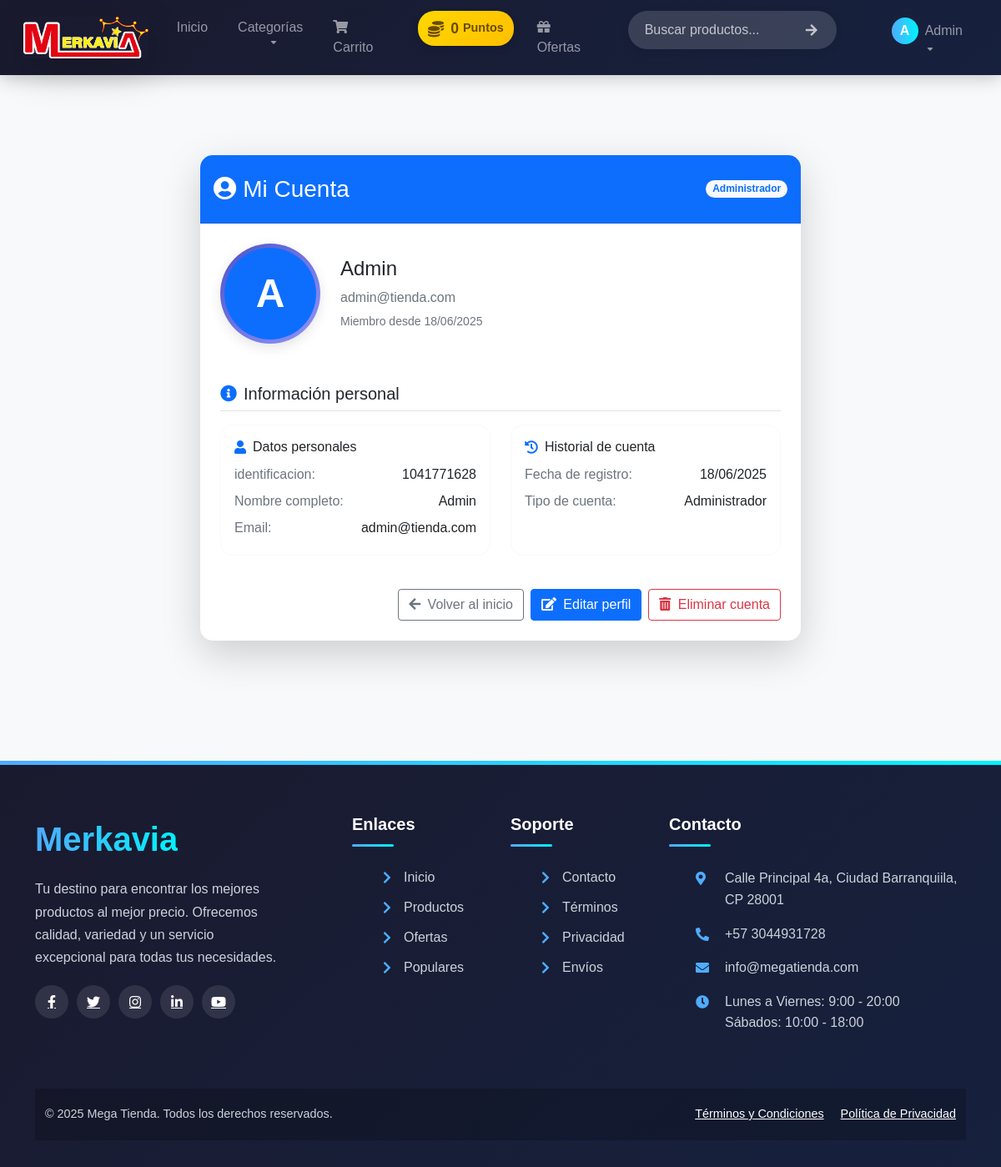
The page /perfil (signed in) on the database its author committed.
### models.py (models this page shows, shortened)
class Usuario(db.Model):
    id = db.Column(db.Integer, primary_key=True)
    nombre = db.Column(db.String(100), nullable=False)
    email = db.Column(db.String(100), unique=True, nullable=False)
    identificacion = db.Column(db.String(12), unique=True, nullable=False)
    password = db.Column(db.String(200), nullable=False)
    es_admin = db.Column(db.Boolean, default=False)
    fecha_registro = db.Column(db.DateTime, default=datetime.utcnow)
    activo = db.Column(db.Boolean, default=True)
    puntos = db.Column(db.Integer, default=0)

### app.py (the view)
@app.route('/perfil')
def perfil():
    if 'usuario_id' not in session:
        flash('Debes iniciar sesion para ver tu perfil', 'danger')
        return redirect(url_for('index') + '#loginModal')
    usuario = Usuario.query.get_or_404(session['usuario_id'])
    return render_template('usuario/perfil.html', usuario=usuario)

### templates/usuario/perfil.html (shortened to what this page needs)
{% extends 'usuario/base.html' %}
{% block content %}
<div class="container py-5">
    <div class="row justify-content-center">
        <div class="col-lg-8">
            <div class="card border-0 shadow-lg mb-5">
                <div class="card-header bg-primary text-white py-4">
                    <div class="d-flex justify-content-between align-items-center">
                        <h1 class="h3 mb-0"><i class="fas fa-user-circle me-2"></i>Mi Cuenta</h1>
                        <span class="badge bg-light text-primary rounded-pill">
                            {% if usuario.es_admin %}
                                Administrador
                            {% else %}
                                Cliente
                            {% endif %}
                        </span>
                    </div>
                </div>
                <div class="card-body p-4">
                    <div class="d-flex flex-column flex-md-row align-items-center mb-5">
                        <div class="avatar-circle mb-4 mb-md-0">
                            <div class="avatar-content bg-primary text-white">
                                {{ usuario.nombre[0] }}
                            </div>
                        </div>
                        <div class="ms-md-4">
                            <h2 class="h4 mb-2">{{ usuario.nombre }}</h2>
                            <p class="text-muted mb-1">{{ usuario.email }}</p>
                            <small class="text-muted">
                                Miembro desde {{ usuario.fecha_registro.strftime('%d/%m/%Y') }}
                            </small>
                        </div>
                    </div>
                    <div class="mb-4">
                        <h3 class="h5 mb-3 border-bottom pb-2">
                            <i class="fas fa-info-circle me-2 text-primary"></i>Información personal
                        </h3>
                        <div class="row">
                            <div class="col-md-6 mb-3">
                                <div class="card border-light h-100">
                                    <div class="card-body">
                                        <div class="d-flex align-items-center mb-2">
                                            <i class="fas fa-user text-primary me-2"></i>
                                            <h4 class="h6 mb-0">Datos personales</h4>
                                        </div>
                                        <ul class="list-group list-group-flush">
                                            <li class="list-group-item border-0 px-0 py-1">
                                                <div class="d-flex justify-content-between">
                                                    <span class="text-muted">identificacion:</span>
                                                    <span class="fw-medium">{{ usuario.identificacion }}</span>
                                                </div>
                                            </li>
                                            <li class="list-group-item border-0 px-0 py-1">
                                                <div class="d-flex justify-content-between">
                                                    <span class="text-muted">Nombre completo:</span>
                                                    <span class="fw-medium">{{ usuario.nombre }}</span>
                                                </div>
                                            </li>
                                            <li class="list-group-item border-0 px-0 py-1">
                                                <div class="d-flex justify-content-between">
                                                    <span class="text-muted">Email:</span>
                                                    <span class="fw-medium">{{ usuario.email }}</span>
                                                </div>
                                            </li>
                                        </ul>
                                    </div>
                                </div>
                            </div>
                            <div class="col-md-6 mb-3">
                                <div class="card border-light h-100">
                                    <div class="card-body">
                                        <div class="d-flex align-items-center mb-2">
                                            <i class="fas fa-history text-primary me-2"></i>
                                            <h4 class="h6 mb-0">Historial de cuenta</h4>
                                        </div>
                                        <ul class="list-group list-group-flush">
                                            <li class="list-group-item border-0 px-0 py-1">
                                                <div class="d-flex justify-content-between">
                                                    <span class="text-muted">Fecha de registro:</span>
                                                    <span class="fw-medium">{{ usuario.fecha_registro.strftime('%d/%m/%Y') }}</span>
                                                </div>
                                            </li>
                                            <li class="list-group-item border-0 px-0 py-1">
                                                <div class="d-flex justify-content-between">
                                                    <span class="text-muted">Tipo de cuenta:</span>
                                                    <span class="fw-medium">
                                                        {% if usuario.es_admin %}Administrador{% else %}Cliente{% endif %}
                                                    </span>
                                                </div>
                                            </li>
                                        </ul>
                                    </div>
                                </div>
                            </div>
                        </div>
                    </div>
                    <div class="d-grid gap-2 d-md-flex justify-content-md-end mt-4">
                        <a href="{{ url_for('index') }}" class="btn btn-outline-secondary">
                            <i class="fas fa-arrow-left me-1"></i> Volver al inicio
                        </a>
                        <button type="button" class="btn btn-primary" data-bs-toggle="modal" data-bs-target="#editarPerfilModal">
                            <i class="fas fa-edit me-1"></i> Editar perfil
                        </button>
                        <button type="button" class="btn btn-outline-danger" data-bs-toggle="modal" data-bs-target="#eliminarCuentaModal">
                            <i class="fas fa-trash-alt me-1"></i> Eliminar cuenta
                        </button>
                    </div>
                </div>
            </div>
        </div>
    </div>
</div>
{% endblock %}

### templates/usuario/base.html (shortened to what this page needs)
<!DOCTYPE html>
<html lang="es">
<head>
    <link href="https://cdn.jsdelivr.net/npm/bootstrap@5.1.3/dist/css/bootstrap.min.css" rel="stylesheet">
    <link href="https://cdnjs.cloudflare.com/ajax/libs/font-awesome/5.15.4/css/all.min.css" rel="stylesheet">
    <link href="https://cdnjs.cloudflare.com/ajax/libs/animate.css/4.1.1/animate.min.css" rel="stylesheet">
    <link href="{{ url_for('static', filename='css/styles.css') }}" rel="stylesheet">
</head>
<body>
    <nav class="navbar navbar-expand-lg navbar-dark sticky-top">
        <div class="container-fluid">
            <a class="navbar-brand" href="{{ url_for('index') }}">
                <img src="{{ url_for('static', filename='img/logo2.png') }}" alt="Tienda Online" class="img-fluid imgnav rounded-4 shadow-lg">
            </a>
            <div class="collapse navbar-collapse" id="navbarNav">
                <ul class="navbar-nav ms-auto">
                    <li class="nav-item">
                        <a class="nav-link" href="{{ url_for('index') }}">Inicio</a>
                    </li>
                    <li class="nav-item dropdown">
                        <a class="nav-link dropdown-toggle" href="#" id="navbarDropdown" role="button" data-bs-toggle="dropdown" aria-expanded="false">
                            Categorías
                        </a>
                    </li>
                    <li class="nav-item">
                        <a class="nav-link" href="{{ url_for('ver_carrito') }}">
                            <i class="fas fa-shopping-cart me-1"></i> Carrito
                        </a>
                    </li>
                    {% if 'usuario_id' in session and puntos_usuario is not none %}
                    <li class="nav-item puntos-container">
                        <div class="puntos-display animate__animated animate__pulse" title="Tus puntos de recompensa">
                            <i class="fas fa-coins"></i>
                            <span class="puntos-count">{{ puntos_usuario }}</span>
                            <span class="puntos-text">Puntos</span>
                        </div>
                    </li>
                    {% endif %}
                    <li class="nav-item">
                        <a class="nav-link" href="{{ url_for('todas_ofertas') }}">
                            <i class="fas fa-gift me-1"></i> Ofertas
                        </a>
                    </li>
                    <li class="nav-item search-container me-5" data-bs-auto-close="outside">
                        <div class="position-relative w-100">
                            <form class="d-flex" method="GET" action="{{ url_for('buscar_productos') }}">
                                <div class="search-input-wrapper position-relative">
                                    <input class="form-control search-input ps-5" type="search" placeholder="Buscar productos..."
                                           aria-label="Buscar" name="q" id="searchInput" autocomplete="off">
                                    <button class="btn search-btn position-absolute top-50 end-0 translate-middle-y me-3" type="submit">
                                        <i class="fas fa-arrow-right"></i>
                                    </button>
                                </div>
                            </form>
                        </div>
                    </li>
                    {% if 'usuario_id' in session %}
                        <li class="nav-item dropdown" data-bs-auto-close="outside">
                            <a class="nav-link dropdown-toggle d-flex align-items-center" href="#" role="button" data-bs-toggle="dropdown">
                                <span class="user-avatar">{{ session['usuario_nombre'][0] }}</span>
                                {{ session['usuario_nombre'] }}
                            </a>
                        </li>
                    {% endif %}
                </ul>
            </div>
        </div>
    </nav>
    <main class="container my-5 mensaje">
        {% block content %}{% endblock %}
    </main>
    <footer class="footer">
        <div class="container">
            <div class="row">
                <div class="col-lg-4 col-md-6 mb-5 mb-lg-0">
                    <div class="footer-logo">Merkavia</div>
                    <p class="footer-about">
                        Tu destino para encontrar los mejores productos al mejor precio.
                        Ofrecemos calidad, variedad y un servicio excepcional para todas tus necesidades.
                    </p>
                    <div class="footer-social">
                        <a href="#"><i class="fab fa-facebook-f"></i></a>
                        <a href="#"><i class="fab fa-twitter"></i></a>
                        <a href="#"><i class="fab fa-instagram"></i></a>
                        <a href="#"><i class="fab fa-linkedin-in"></i></a>
                        <a href="#"><i class="fab fa-youtube"></i></a>
                    </div>
                </div>
                <div class="col-lg-2 col-md-6 mb-5 mb-md-0">
                    <h5>Enlaces</h5>
                    <ul class="footer-links">
                        <li><a href="{{ url_for('index') }}"><i class="fas fa-chevron-right"></i> Inicio</a></li>
                        <li><a href="{{ url_for('todos_productos') }}"><i class="fas fa-chevron-right"></i> Productos</a></li>
                        <li><a href="{{ url_for('todas_ofertas') }}"><i class="fas fa-chevron-right"></i> Ofertas</a></li>
                        <li><a href="{{ url_for('todos_destacados') }}"><i class="fas fa-chevron-right"></i> Populares</a></li>
                    </ul>
                </div>
                <div class="col-lg-2 col-md-6 mb-5 mb-md-0">
                    <h5>Soporte</h5>
                    <ul class="footer-links">
                        <li><a href="#"><i class="fas fa-chevron-right"></i> Contacto</a></li>
                        <li><a href="#"><i class="fas fa-chevron-right"></i> Términos</a></li>
                        <li><a href="#"><i class="fas fa-chevron-right"></i> Privacidad</a></li>
                        <li><a href="#"><i class="fas fa-chevron-right"></i> Envíos</a></li>
                    </ul>
                </div>
                <div class="col-lg-4 col-md-6">
                    <h5>Contacto</h5>
                    <ul class="footer-contact">
                        <li>
                            <i class="fas fa-map-marker-alt"></i>
                            <div>Calle Principal 4a, Ciudad Barranquiila, CP 28001</div>
                        </li>
                        <li>
                            <i class="fas fa-phone-alt"></i>
                            <div>+57 3044931728</div>
                        </li>
                        <li>
                            <i class="fas fa-envelope"></i>
                            <div>info@megatienda.com</div>
                        </li>
                        <li>
                            <i class="fas fa-clock"></i>
                            <div>Lunes a Viernes: 9:00 - 20:00<br>Sábados: 10:00 - 18:00</div>
                        </li>
                    </ul>
                </div>
            </div>
            <div class="footer-bottom">
                <div class="container">
                    <div class="row">
                        <div class="col-md-6 text-center text-md-start">
                            <p>&copy; 2025 Mega Tienda. Todos los derechos reservados.</p>
                        </div>
                        <div class="col-md-6 text-center text-md-end">
                            <p>
                                <a href="#" class="text-white me-3">Términos y Condiciones</a>
                                <a href="#" class="text-white">Política de Privacidad</a>
                            </p>
                        </div>
                    </div>
                </div>
            </div>
        </div>
    </footer>
</body>
</html>

### rows shown on the page
Usuario: usuario_nombre "Admin", nombre "A", nombre "Admin", email "admin@tienda.com", fecha_registro "18/06/2025", identificacion "1041771628"

### other values the page prints
{{ puntos_usuario }} "0"
{{ session['usuario_nombre'][0] }} "A"
